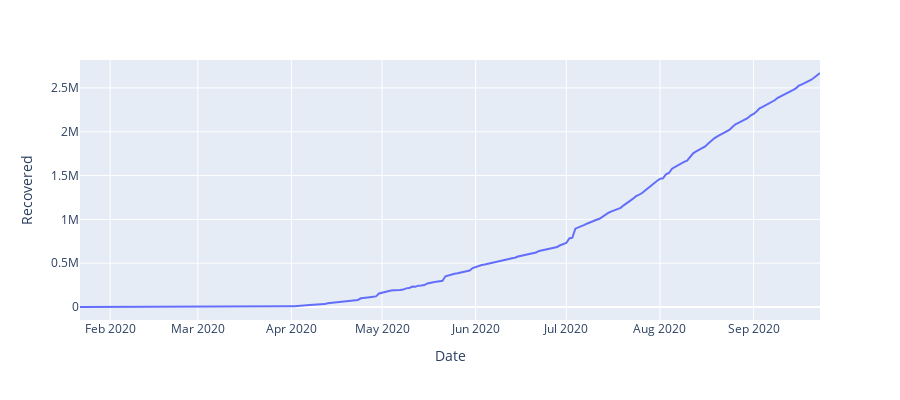

Write notebook code for a chart like this one.
### Code cell
px.line(df_US, x="Date", y="Recovered", height=400)

### Figure 1 — Plotly figure (JSON) as saved in the notebook; plotly's stock layout.template omitted (floating-point values rounded to 4 significant figures; data arrays with more than 128 entries replaced by an {"elided": "..."} marker saying what was removed)
{"data": [{"hovertemplate": "Date=%{x}<br>Recovered=%{y}<extra></extra>", "legendgroup": "", "line": {"color": "#636efa", "dash": "solid"}, "mode": "lines", "name": "", "orientation": "v", "showlegend": false, "type": "scatter", "x": {"elided": "246 str values"}, "xaxis": "x", "y": {"elided": "246 int values"}, "yaxis": "y"}], "layout": {"height": 400, "legend": {"tracegroupgap": 0}, "margin": {"t": 60}, "xaxis": {"anchor": "y", "domain": [0, 1], "title": {"text": "Date"}}, "yaxis": {"anchor": "x", "domain": [0, 1], "title": {"text": "Recovered"}}}}
